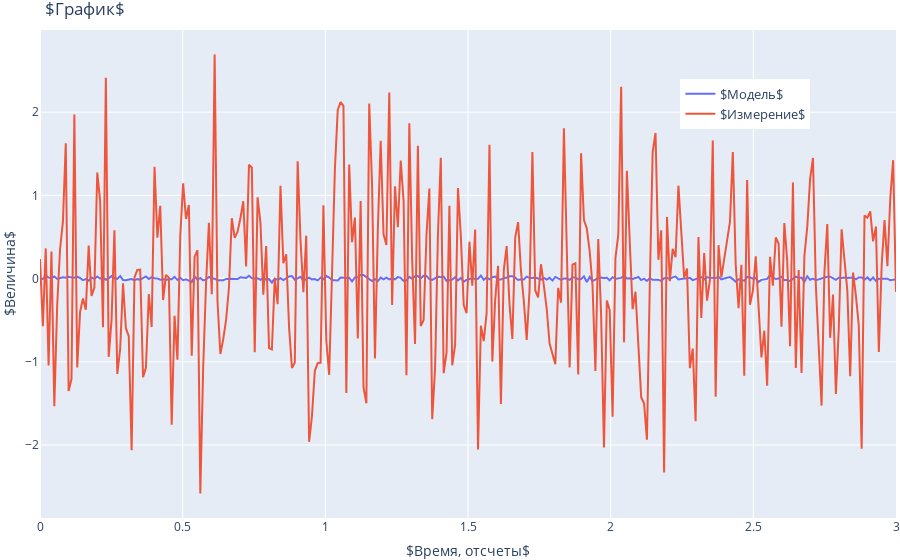

Notebook code for this chart:
### Code cell
import plotly.express as px
import plotly.graph_objs as go

fig_app = go.Figure()
fig_app.add_trace(go.Scatter(x=t, y=x_plot2[:, 0], name='$Модель$'))
fig_app.add_trace(go.Scatter(x=t, y=z_plot, name='$Измерение$'))
fig_app.update_layout(legend_orientation="v",
                      legend=dict(x=0.9, xanchor="right", y=0.9, yanchor='top',
                        font=dict(size=13)),
                      title=f'$График$',
                      xaxis_title='$Время, отсчеты$',
                      yaxis_title="$Величина$",
                      margin=dict(l=0, r=0, t=30, b=0))
fig_app.show()
fig_app.savefig(f'/png/std1.png', dpi=150)

### Figure 1 — Plotly figure (JSON) as saved in the notebook; plotly's stock layout.template omitted (floating-point values rounded to 4 significant figures; data arrays with more than 128 entries replaced by an {"elided": "..."} marker saying what was removed)
{"data": [{"name": "$Модель$", "type": "scatter", "x": {"elided": "300 float values"}, "y": {"elided": "300 float values"}}, {"name": "$Измерение$", "type": "scatter", "x": {"elided": "300 float values"}, "y": {"elided": "300 float values"}}], "layout": {"legend": {"font": {"size": 13}, "orientation": "v", "x": 0.9, "xanchor": "right", "y": 0.9, "yanchor": "top"}, "margin": {"b": 0, "l": 0, "r": 0, "t": 30}, "title": {"text": "$График$"}, "xaxis": {"title": {"text": "$Время, отсчеты$"}}, "yaxis": {"title": {"text": "$Величина$"}}}}
